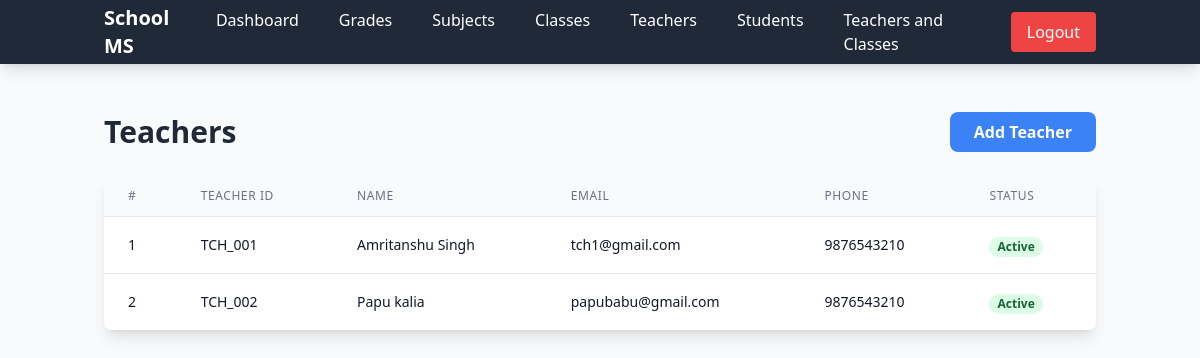
Screenshot of /admin/teachers (signed in) with the database file from the repository.
### app.py (models this page shows, shortened)
class Teacher(db.Model):
    __tablename__ = 'teacher'
    id = db.Column(db.Integer, primary_key=True)
    teacher_id = db.Column(db.String(20), unique=True)
    name = db.Column(db.String(100), nullable=False)
    email = db.Column(db.String(120), unique=True, nullable=False)
    password_hash = db.Column(db.String(128), nullable=False)
    status = db.Column(db.String(20), default="Active")
    phone = db.Column(db.String(15))
    classes_headed = db.relationship('Classes', backref='class_teacher', lazy=True)
    class_subjects = db.relationship('ClassSubject', backref='teacher', lazy=True)
    diaries = db.relationship('Diary', backref='teacher', lazy=True)
    attendances = db.relationship('Attendance', backref='teacher', lazy=True)
    assignments = db.relationship('Assignment', backref='teacher', lazy=True)
    marks = db.relationship('Marks', backref='teacher', lazy=True)
    notifications = db.relationship('Notification', backref='teacher', lazy=True)

### app.py (the view)
@app.route('/admin/teachers', methods=['GET'])
@admin_required
def list_teachers():
    teachers = Teacher.query.all()
    return render_template('list_teachers.html', teachers=teachers)

### app.py (called while the page is built)
@app.context_processor
def inject_date():
    return dict(date=date, datetime=datetime)

def admin_required(f):
    @wraps(f)
    def decorated_function(*args, **kwargs):
        if session.get('user_type') != 'admin' or 'admin_id' not in session:
            flash('Please login as admin first', 'error')
            return redirect(url_for('admin_login'))
        return f(*args, **kwargs)
    return decorated_function

### templates/list_teachers.html (shortened to what this page needs)
{% extends 'base.html' %}
{% block content %}
<div class="flex justify-between items-center mb-6">
    <h2 class="text-3xl font-bold text-gray-800">Teachers</h2>
    <a href="{{ url_for('add_teacher') }}" class="bg-blue-500 hover:bg-blue-600 text-white px-6 py-2 rounded-lg font-semibold">Add Teacher</a>
</div>
<div class="bg-white shadow-lg rounded-lg overflow-hidden">
    <table class="min-w-full divide-y divide-gray-200">
        <thead class="bg-gray-50">
            <tr>
                <th class="px-6 py-3 text-left text-xs font-medium text-gray-500 uppercase tracking-wider">#</th>
                <th class="px-6 py-3 text-left text-xs font-medium text-gray-500 uppercase tracking-wider">Teacher ID</th>
                <th class="px-6 py-3 text-left text-xs font-medium text-gray-500 uppercase tracking-wider">Name</th>
                <th class="px-6 py-3 text-left text-xs font-medium text-gray-500 uppercase tracking-wider">Email</th>
                <th class="px-6 py-3 text-left text-xs font-medium text-gray-500 uppercase tracking-wider">Phone</th>
                <th class="px-6 py-3 text-left text-xs font-medium text-gray-500 uppercase tracking-wider">Status</th>
            </tr>
        </thead>
        <tbody class="bg-white divide-y divide-gray-200">
            {% for t in teachers %}
            <tr class="hover:bg-gray-50">
                <td class="px-6 py-4 whitespace-nowrap text-sm text-gray-900">{{ loop.index }}</td>
                <td class="px-6 py-4 whitespace-nowrap text-sm text-gray-900">{{ t.teacher_id }}</td>
                <td class="px-6 py-4 whitespace-nowrap text-sm font-medium text-gray-900">{{ t.name }}</td>
                <td class="px-6 py-4 whitespace-nowrap text-sm text-gray-900">{{ t.email }}</td>
                <td class="px-6 py-4 whitespace-nowrap text-sm text-gray-900">{{ t.phone }}</td>
                <td class="px-6 py-4 whitespace-nowrap">
                    <span class="px-2 inline-flex text-xs leading-5 font-semibold rounded-full bg-{{ 'green' if t.status == 'Active' else 'gray' }}-100 text-{{ 'green' if t.status == 'Active' else 'gray' }}-800">
                        {{ t.status }}
                    </span>
                </td>
            </tr>
            {% endfor %}
        </tbody>
    </table>
</div>
{% endblock %}

### rows the page displays
Teacher: teacher_id "TCH_001", name "Amritanshu Singh", email "tch1@gmail.com", phone "9876543210", status "Active"
Teacher: teacher_id "TCH_002", name "Papu kalia", email "papubabu@gmail.com", phone "9876543210", status "Active"
